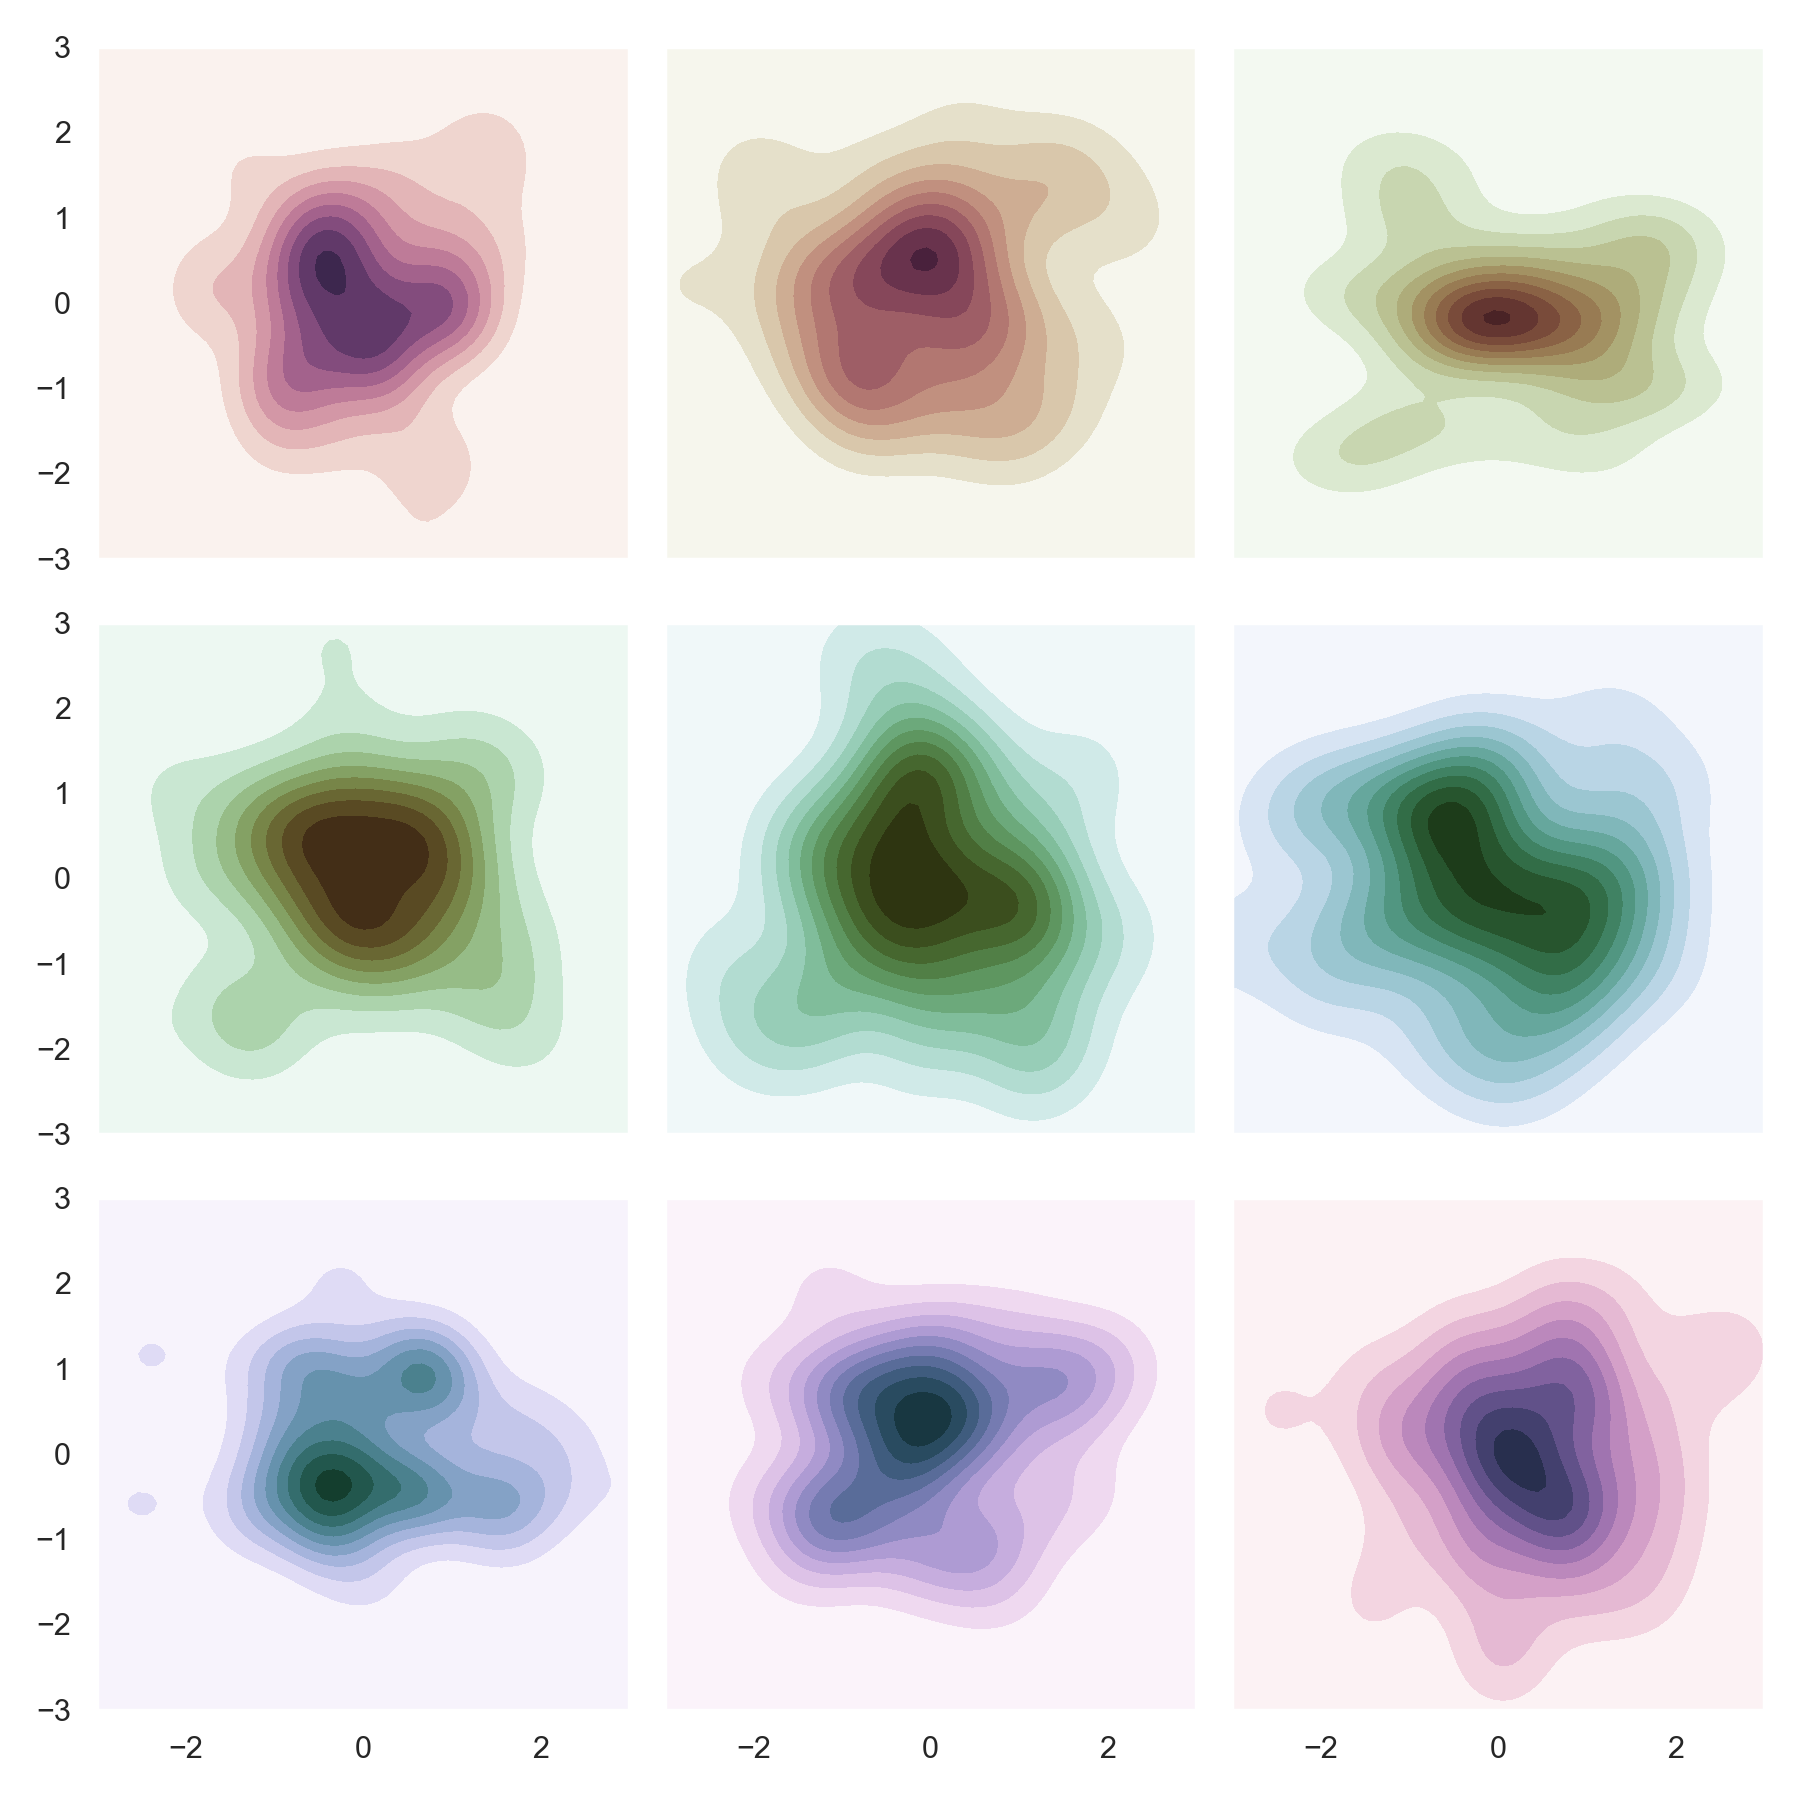

The script that saved this image:
# This script is based off this seaborn example: https://seaborn.pydata.org/examples/cubehelix_palette.html
# William Balmer, 2/7/2020

import numpy as np
import seaborn as sns
import matplotlib.pyplot as plt
sns.set(style="dark")
rs = np.random.RandomState(666)

# Set up the matplotlib figure
f, axes = plt.subplots(3, 3, figsize=(9, 9), sharex=True, sharey=True)

# Rotate the starting point around the cubehelix hue circle
for ax, s in zip(axes.flat, np.linspace(0, 3, 10)):

    # Create a cubehelix colormap to use with kdeplot
    cmap = sns.cubehelix_palette(start=s, light=1, as_cmap=True)

    # Generate and plot a random bivariate dataset
    x, y = rs.randn(2, 50)
    sns.kdeplot(x, y, cmap=cmap, shade=True, cut=5, ax=ax)
    ax.set(xlim=(-3, 3), ylim=(-3, 3))

f.tight_layout()
f.savefig('test.png', dpi=200)
print('saved test kdeplots. have a nice day :)')
